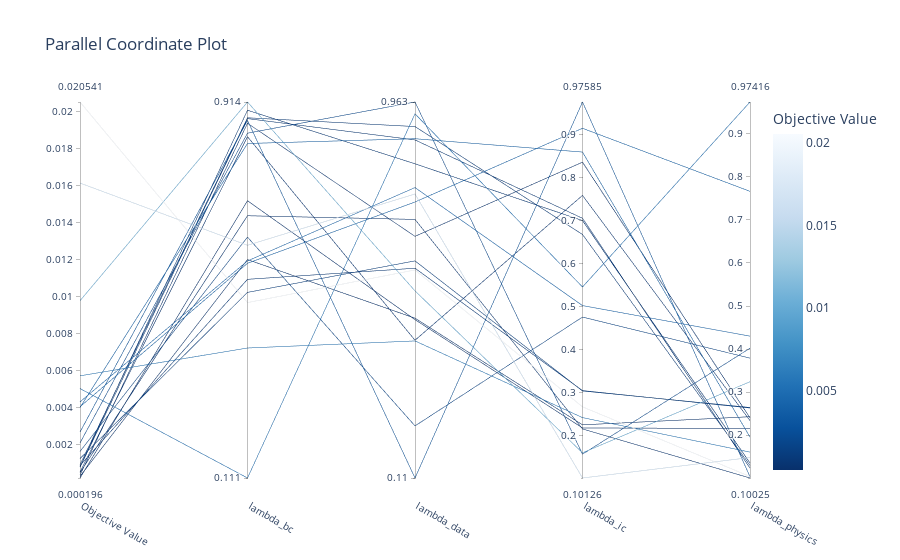

Notebook cell for this chart:
### Code cell
optuna.visualization.plot_parallel_coordinate(study_lambdas)
